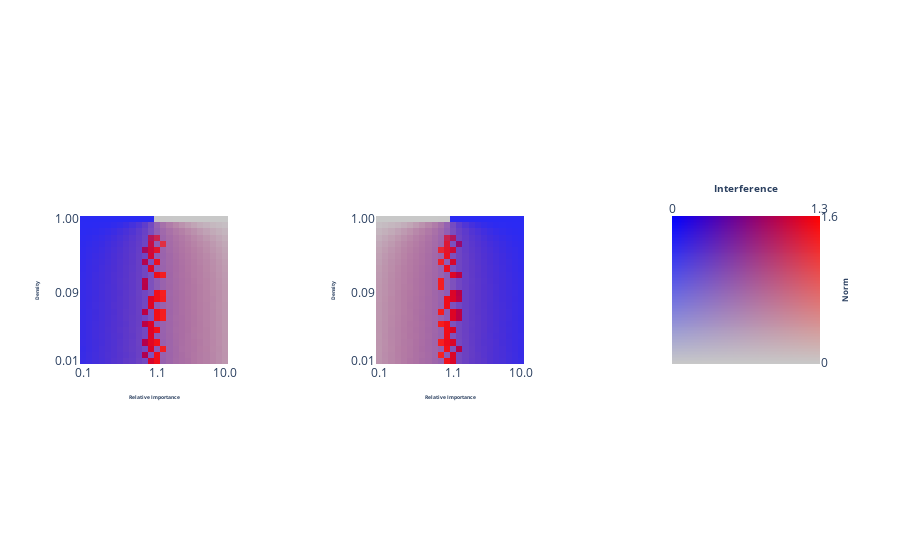

The notebook cell this image was saved under:
### Code cell
plot_phase_change_multi(model_grid, up_to=2)

### Figure 1 — Plotly figure (JSON) as saved in the notebook; plotly's stock layout.template omitted (floating-point values rounded to 4 significant figures; data arrays with more than 128 entries replaced by an {"elided": "..."} marker saying what was removed)
{"data": [{"customdata": {"elided": "2304 float values"}, "hovertemplate": "Norm: %{customdata[0]:.2f}<br>Interference: %{customdata[1]:.2f}<br>Relative Importance: %{customdata[2]:.2f}<br>Density: %{customdata[3]:.2f}<br><extra></extra>", "z": {"elided": "1728 float values"}, "type": "image", "xaxis": "x", "yaxis": "y"}, {"customdata": {"elided": "2304 float values"}, "hovertemplate": "Norm: %{customdata[0]:.2f}<br>Interference: %{customdata[1]:.2f}<br>Relative Importance: %{customdata[2]:.2f}<br>Density: %{customdata[3]:.2f}<br><extra></extra>", "z": {"elided": "1728 float values"}, "type": "image", "xaxis": "x2", "yaxis": "y2"}, {"customdata": {"elided": "20000 float values"}, "hovertemplate": "Interference: %{customdata[1]:.2f}<br>Norm: %{customdata[0]:.2f}<extra></extra>", "z": {"elided": "30000 float values"}, "type": "image", "xaxis": "x3", "yaxis": "y3"}], "layout": {"xaxis": {"anchor": "y", "domain": [0.0, 0.2], "title": {"font": {"size": 5}, "text": "<b>Relative Importance</b>"}, "tickmode": "array", "tickvals": [0, 12, 23], "ticktext": ["0.1", "1.1", "10.0"]}, "yaxis": {"anchor": "x", "domain": [0.0, 1.0], "title": {"font": {"size": 5}, "text": "<b>Density</b>"}, "autorange": "reversed", "tickmode": "array", "tickvals": [0, 12, 23], "ticktext": ["1.00", "0.09", "0.01"]}, "xaxis2": {"anchor": "y2", "domain": [0.4, 0.6], "title": {"font": {"size": 5}, "text": "<b>Relative Importance</b>"}, "tickmode": "array", "tickvals": [0, 12, 23], "ticktext": ["0.1", "1.1", "10.0"]}, "yaxis2": {"anchor": "x2", "domain": [0.0, 1.0], "title": {"font": {"size": 5}, "text": "<b>Density</b>"}, "autorange": "reversed", "tickmode": "array", "tickvals": [0, 12, 23], "ticktext": ["1.00", "0.09", "0.01"]}, "xaxis3": {"anchor": "y3", "domain": [0.8, 1.0], "title": {"font": {"size": 10}, "text": "<b>Interference</b>", "standoff": 5}, "tickmode": "array", "tickvals": [0, 99], "ticktext": [0, "1.3"], "side": "top"}, "yaxis3": {"anchor": "x3", "domain": [0.0, 1.0], "title": {"font": {"size": 8}, "text": "<b>Norm</b>", "standoff": 5}, "tickmode": "array", "tickvals": [0, 99], "ticktext": ["1.6", 0], "side": "right"}}}
